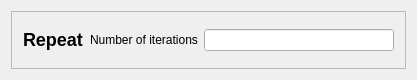
<ui version="4.0" >
<comment> Begin CVS Header </comment>
<comment>   $Source: /fs/turing/cvs/copasi_dev/copasi/UI/CScanWidgetRepeat.ui,v $ </comment>
<comment>   $Revision: 1.4 $ </comment>
<comment>   $Name: Build-33 $ </comment>
<comment>   $Author: pwilly $ </comment>
<comment>   $Date: 2009/03/19 10:49:43 $ </comment>
<comment> End CVS Header </comment>

<comment> Copyright (C) 2008 by Pedro Mendes, Virginia Tech Intellectual </comment>
<comment> Properties, Inc., EML Research, gGmbH, University of Heidelberg, </comment>
<comment> and The University of Manchester. </comment>
<comment> All rights reserved. </comment>

 <class>CScanWidgetRepeat</class>
 <widget class="QWidget" name="CScanWidgetRepeat" >
  <property name="geometry" >
   <rect>
    <x>0</x>
    <y>0</y>
    <width>417</width>
    <height>80</height>
   </rect>
  </property>
  <property name="windowTitle" >
   <string>Form1</string>
  </property>
  <layout class="QVBoxLayout" name="verticalLayout" >
   <item>
    <widget class="QFrame" name="frame" >
     <property name="palette" >
      <palette>
       <active>
        <colorrole role="Base" >
         <brush brushstyle="SolidPattern" >
          <color alpha="255" >
           <red>207</red>
           <green>206</green>
           <blue>249</blue>
          </color>
         </brush>
        </colorrole>
       </active>
       <inactive>
        <colorrole role="Base" >
         <brush brushstyle="SolidPattern" >
          <color alpha="255" >
           <red>207</red>
           <green>206</green>
           <blue>249</blue>
          </color>
         </brush>
        </colorrole>
       </inactive>
       <disabled>
        <colorrole role="Base" >
         <brush brushstyle="SolidPattern" >
          <color alpha="255" >
           <red>212</red>
           <green>208</green>
           <blue>200</blue>
          </color>
         </brush>
        </colorrole>
       </disabled>
      </palette>
     </property>
     <property name="autoFillBackground" >
      <bool>true</bool>
     </property>
     <property name="frameShape" >
      <enum>QFrame::StyledPanel</enum>
     </property>
     <property name="frameShadow" >
      <enum>QFrame::Raised</enum>
     </property>
     <layout class="QHBoxLayout" name="horizontalLayout" >
      <item>
       <widget class="QLabel" name="labelTitle" >
        <property name="text" >
         <string>&lt;h2>Repeat&lt;/h2></string>
        </property>
        <property name="alignment" >
         <set>Qt::AlignVCenter</set>
        </property>
        <property name="wordWrap" >
         <bool>true</bool>
        </property>
       </widget>
      </item>
      <item>
       <spacer name="spacer1" >
        <property name="orientation" >
         <enum>Qt::Horizontal</enum>
        </property>
        <property name="sizeType" >
         <enum>QSizePolicy::Maximum</enum>
        </property>
        <property name="sizeHint" stdset="0" >
         <size>
          <width>1</width>
          <height>25</height>
         </size>
        </property>
       </spacer>
      </item>
      <item>
       <widget class="QLabel" name="labelNumber" >
        <property name="text" >
         <string>Number of iterations</string>
        </property>
        <property name="wordWrap" >
         <bool>false</bool>
        </property>
       </widget>
      </item>
      <item>
       <widget class="QLineEdit" name="lineEditNumber" >
        <property name="palette" >
         <palette>
          <active>
           <colorrole role="Base" >
            <brush brushstyle="SolidPattern" >
             <color alpha="255" >
              <red>255</red>
              <green>255</green>
              <blue>255</blue>
             </color>
            </brush>
           </colorrole>
          </active>
          <inactive>
           <colorrole role="Base" >
            <brush brushstyle="SolidPattern" >
             <color alpha="255" >
              <red>255</red>
              <green>255</green>
              <blue>255</blue>
             </color>
            </brush>
           </colorrole>
          </inactive>
          <disabled>
           <colorrole role="Base" >
            <brush brushstyle="SolidPattern" >
             <color alpha="255" >
              <red>212</red>
              <green>208</green>
              <blue>200</blue>
             </color>
            </brush>
           </colorrole>
          </disabled>
         </palette>
        </property>
        <property name="autoFillBackground" >
         <bool>true</bool>
        </property>
       </widget>
      </item>
     </layout>
    </widget>
   </item>
  </layout>
  <zorder>frame</zorder>
  <zorder>frame</zorder>
  <zorder>lineEditNumber</zorder>
 </widget>
 <layoutdefault spacing="6" margin="11" />
 <pixmapfunction>qPixmapFromMimeSource</pixmapfunction>
 <resources/>
 <connections/>
</ui>
